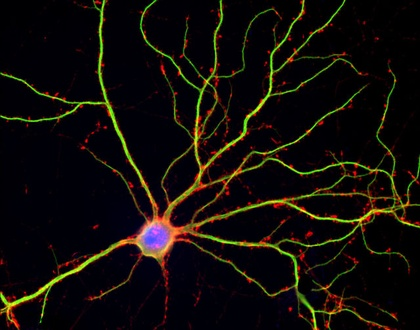
%> input picture Pratica 5/neuron.jpg, 420 x 330 px, shrunk from 640 x 503 before the run
$ octave desafio.m   (GNU Octave 9; MATLAB toolbox functions it lacks are replaced by stand-ins)
%> lines starting %> are read from the running program, lines starting %| are printed output that depends on the picture; in (x1, y1, x2, y2) boxes, pixels count from 0 and x2, y2 are one past the last pixel; in counts of white or black regions, pixels touching at a corner belong together; the program's own positions count from 1
clear all;
close all;
pkg load image;

im = imread("neuron.jpg");
%> im is the input picture: size 330x420x3 uint8; mean R, G, B 17.7, 13.4, 9.5

figure("Name", "Imagem Original");
imshow(im);

imR = im(:,:,1);
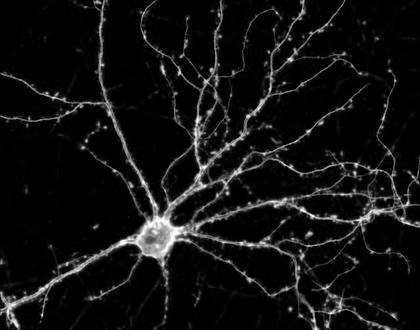
%> imR: size 330x420 uint8; min 0, max 255, mean 17.7
imG = im(:,:,2);
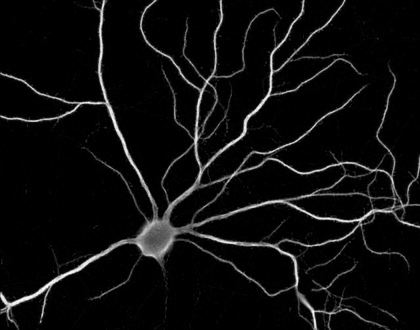
%> imG: size 330x420 uint8; min 0, max 255, mean 13.4
imB = im(:,:,3);
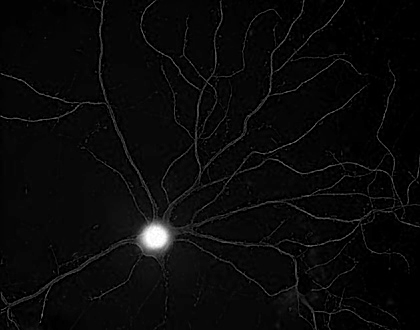
%> imB: size 330x420 uint8; min 0, max 255, mean 9.5

figure("Name", "Canais da imagem");
subplot(1,3,1), imshow(imR), title("Canal R");
subplot(1,3,2), imshow(imG), title("Canal G");
subplot(1,3,3), imshow(imB), title("Canal B");

imSaida1 = imR - imG - imB;
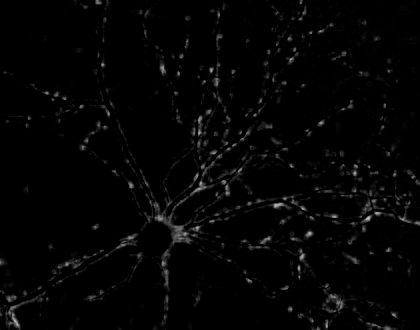
%> imSaida1: size 330x420 uint8; min 0, max 195, mean 4.3

figure("Name","Histograma Canal R");
imhist(imR);
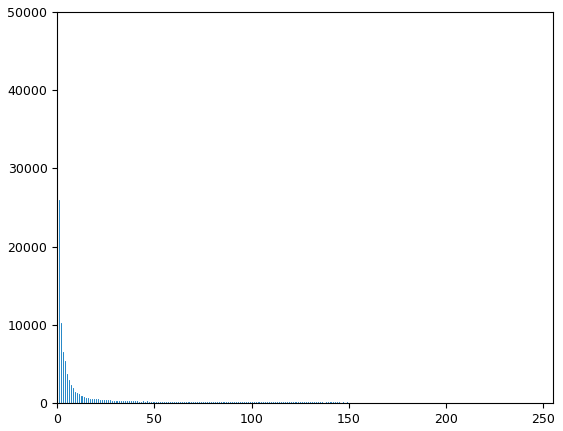
%> figure redrawn from the program's plot data; highest point at x = 0, y = 44532
figure("Name","Histograma Canal G");
imhist(imG);
%> figure, not shown here; highest point at x = 0, y = 72404
figure("Name","Histograma Canal B");
imhist(imB);
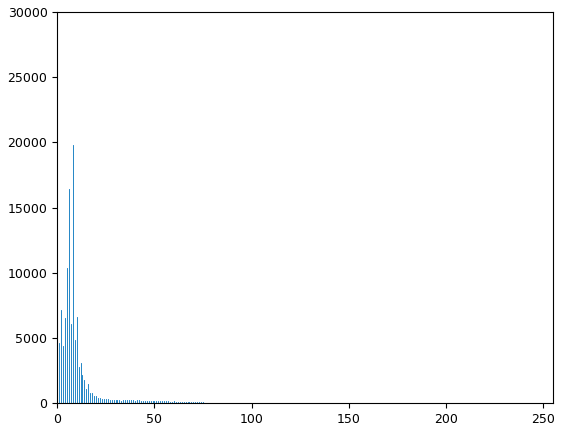
%> figure redrawn from the program's plot data; highest point at x = 0, y = 25743

figure("Name","ImSaida1");
imshow(imSaida1);

largura = size(im,1);
%> largura = 330
altura = size(im,2);
%> altura = 420

imSaida2 = zeros(largura, altura, "logical");

for i=1:largura
  for j=1:altura
    imSaida2(i,j) = imR(i,j) > 140 && imB(i,j) < 125  && imG(i,j) < 160;
    endfor
  endfor
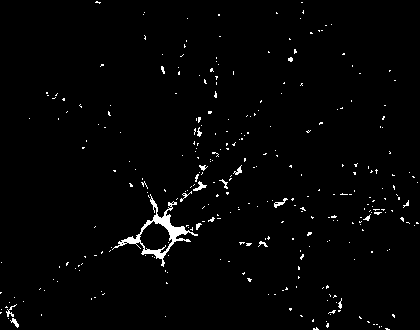
%> imSaida2: size 330x420 logical; 1.8% white; 308 white regions (293 under 20 px), largest, box (x1, y1, x2, y2) and area: (112, 194, 198, 267) 935, (193, 181, 207, 191) 55, (274, 198, 288, 208) 49

figure("Name","ImSaida2");
imshow(imSaida2);
